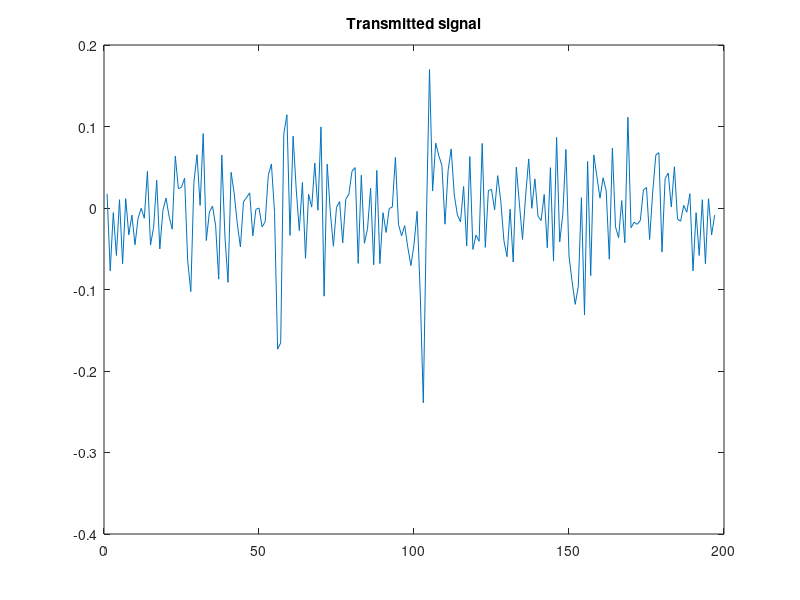

This chart was generated by the following MATLAB code:
function [z,OFDM,bits,symbols] = transmitter()

%Transmitter file

%% Parameters
N = 128;
m= 2;
M=9; %Length of the cyclic prefix, i.e length of h
QPSK = [-1-1i; -1+1i; 1-1i; 1+1i]./sqrt(2);

%% Script
bits = randsrc(1,2*N,[1 0]); %Random source of bits (length 2*N).

GroupBits = buffer(bits,m)'; %Here we group the bits 2 and 2.

codeword = bi2de(GroupBits,'left-msb')+1; %Assign each "group" to a decimal.

symbols = QPSK(codeword) %Each number is assigned to our constellation.
symbols_t= QPSK([[1:4],[1:4],[1:4],[1:4],[1:4],[1:4],[1:4],[1:4],[1:4],[1:4],[1:4],[1:4],[1:4],[1:4],[1:4]]);
symbols = [symbols_t;symbols]

OFDM = ifft(symbols); %We apply inverse-fft on our symbols (OFDM).

Prefix = OFDM((end-M+1):end); %Cyclic prefix: Gimics a infinite time-signal
                              %and works as a guard intervall.
                              
z = [Prefix;OFDM]; % adds the prefix to the signal.

figure(1)
plot(real(z))
title('Transmitted signal')
end

